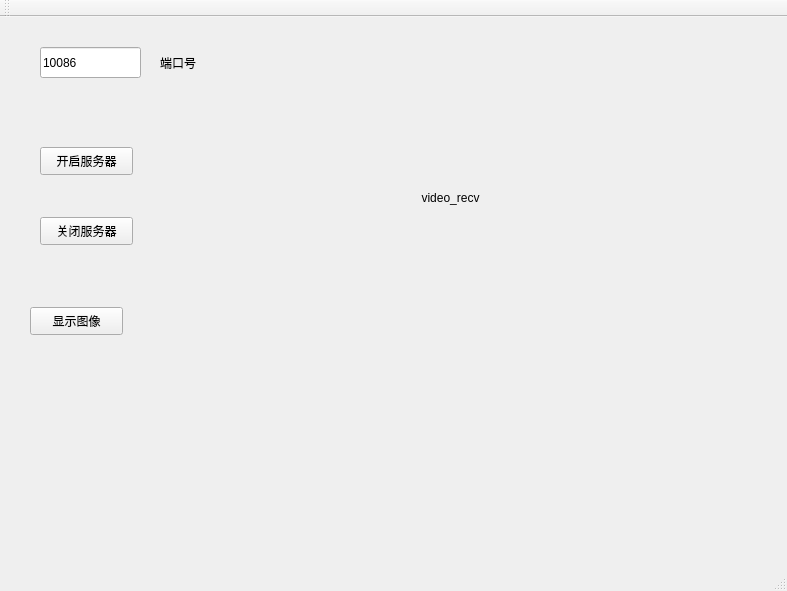
<?xml version="1.0" encoding="UTF-8"?>
<ui version="4.0">
 <class>MainWindow</class>
 <widget class="QMainWindow" name="MainWindow">
  <property name="geometry">
   <rect>
    <x>0</x>
    <y>0</y>
    <width>787</width>
    <height>591</height>
   </rect>
  </property>
  <property name="windowTitle">
   <string>无线摄像头服务端程序</string>
  </property>
  <widget class="QWidget" name="centralWidget">
   <widget class="QLabel" name="label">
    <property name="geometry">
     <rect>
      <x>260</x>
      <y>30</y>
      <width>381</width>
      <height>301</height>
     </rect>
    </property>
    <property name="text">
     <string>video_recv</string>
    </property>
    <property name="scaledContents">
     <bool>false</bool>
    </property>
    <property name="alignment">
     <set>Qt::AlignCenter</set>
    </property>
   </widget>
   <widget class="QLineEdit" name="lineEdit">
    <property name="geometry">
     <rect>
      <x>40</x>
      <y>30</y>
      <width>101</width>
      <height>31</height>
     </rect>
    </property>
    <property name="text">
     <string>10086</string>
    </property>
   </widget>
   <widget class="QLabel" name="label_2">
    <property name="geometry">
     <rect>
      <x>160</x>
      <y>30</y>
      <width>81</width>
      <height>31</height>
     </rect>
    </property>
    <property name="text">
     <string>端口号</string>
    </property>
   </widget>
   <widget class="QPushButton" name="pushButton">
    <property name="geometry">
     <rect>
      <x>40</x>
      <y>130</y>
      <width>93</width>
      <height>28</height>
     </rect>
    </property>
    <property name="text">
     <string>开启服务器</string>
    </property>
   </widget>
   <widget class="QPushButton" name="close_serve_pbt">
    <property name="geometry">
     <rect>
      <x>40</x>
      <y>200</y>
      <width>93</width>
      <height>28</height>
     </rect>
    </property>
    <property name="text">
     <string>关闭服务器</string>
    </property>
   </widget>
   <widget class="QPushButton" name="disp_img">
    <property name="geometry">
     <rect>
      <x>30</x>
      <y>290</y>
      <width>93</width>
      <height>28</height>
     </rect>
    </property>
    <property name="text">
     <string>显示图像</string>
    </property>
   </widget>
  </widget>
  <widget class="QMenuBar" name="menuBar">
   <property name="geometry">
    <rect>
     <x>0</x>
     <y>0</y>
     <width>787</width>
     <height>26</height>
    </rect>
   </property>
  </widget>
  <widget class="QToolBar" name="mainToolBar">
   <attribute name="toolBarArea">
    <enum>TopToolBarArea</enum>
   </attribute>
   <attribute name="toolBarBreak">
    <bool>false</bool>
   </attribute>
  </widget>
  <widget class="QStatusBar" name="statusBar"/>
 </widget>
 <layoutdefault spacing="6" margin="11"/>
 <resources/>
 <connections/>
</ui>
